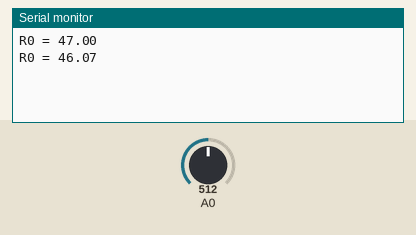
Simulated run of this sketch. Board: Arduino Uno, built with avr-gcc and run on an emulated ATmega328P. Shown: the last lines printed to the serial monitor. The inputs (shaded band) are chosen by the test bench; at power-on: A0 = 512.

Above: at 1.2 s.
1.3 s: A0 set to 716
At 2.6 s:
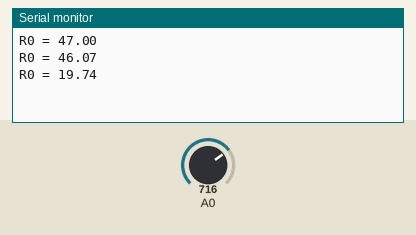
2.8 s: A0 set to 900
At 3.9 s:
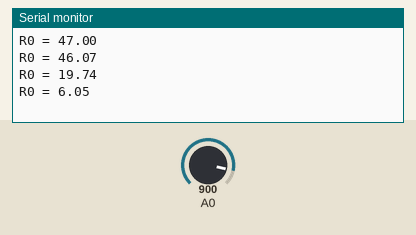
Timing chart, 0 to 5.8 s (numbered marks = the images above; inputs shaded):
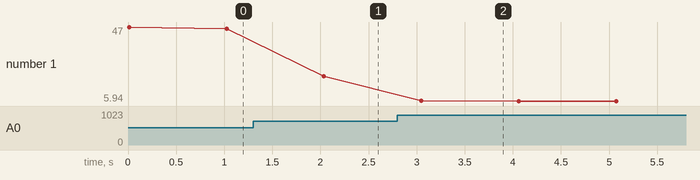

Measured:
- after the input at 1.3 s, the serial monitor: prints a new line after 0.74 s (image 1)
- after the input at 2.8 s, the serial monitor: prints a new line after 0.25 s (image 2)
- plotted number 1: 46.07 → 19.74 after the input at 1.3 s, 19.74 → 5.94 after the input at 2.8 s

The sketch:

Calculo_R0.ino
```cpp
int RL = 47;
float sensorValue = 0.0;
float Ro;


void setup() {
  Serial.begin(9600);
}

void loop() {
  float sensor_volt;

  for(int x = 0; x<100; x++){
    sensorValue = sensorValue + analogRead(A0);
  }
  sensorValue = sensorValue/100;

  sensor_volt = sensorValue / 1024 * 5.0;
  Ro = ((5.0 * RL)/sensor_volt) - RL;

  Serial.print("R0 = ");
  Serial.println(Ro);
  delay(1000);
}
```
